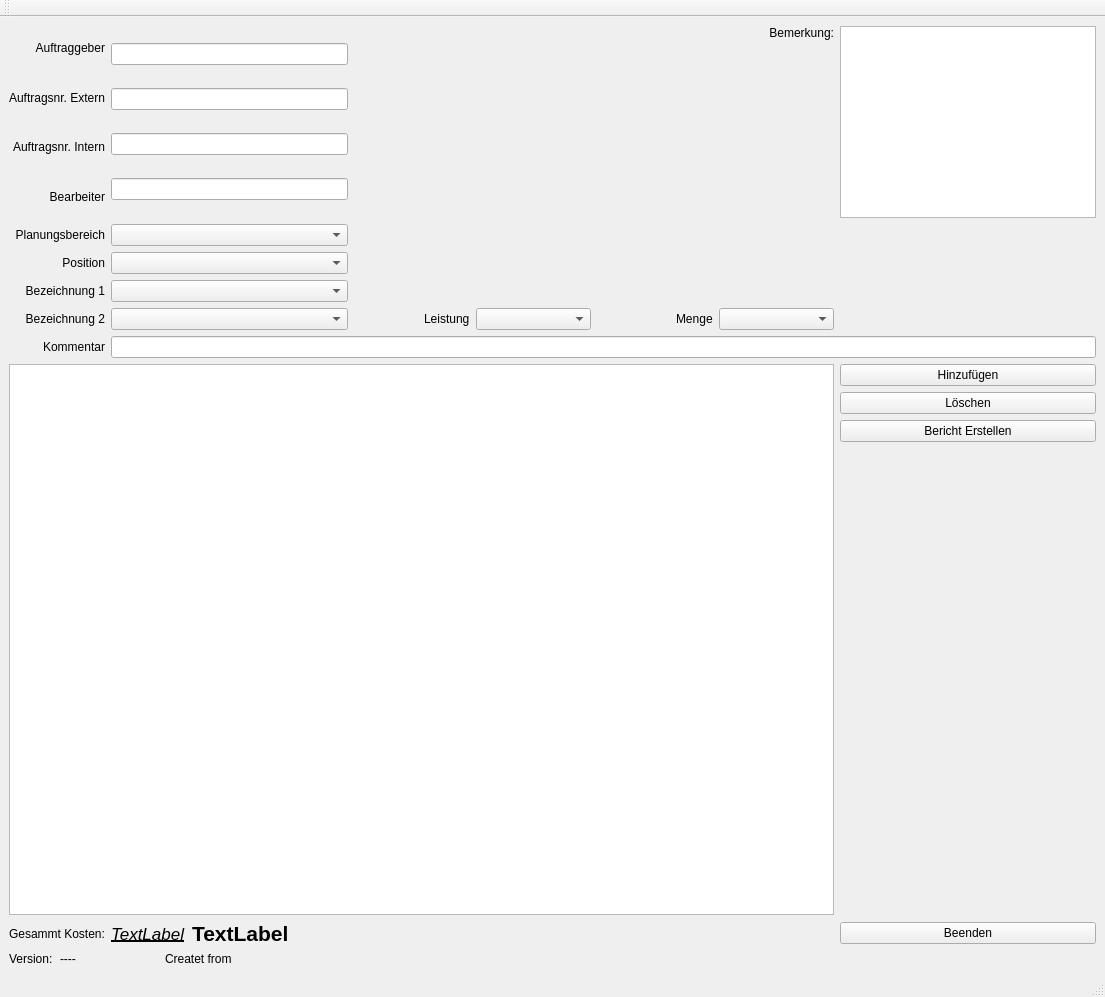
<?xml version="1.0" encoding="UTF-8"?>
<ui version="4.0">
 <class>AWTool</class>
 <widget class="QMainWindow" name="AWTool">
  <property name="geometry">
   <rect>
    <x>0</x>
    <y>0</y>
    <width>1105</width>
    <height>997</height>
   </rect>
  </property>
  <property name="windowTitle">
   <string>MainWindow</string>
  </property>
  <property name="documentMode">
   <bool>false</bool>
  </property>
  <widget class="QWidget" name="centralwidget">
   <layout class="QGridLayout" name="gridLayout">
    <item row="0" column="0">
     <layout class="QGridLayout" name="grid" columnstretch="0,0,0,0,0">
      <property name="sizeConstraint">
       <enum>QLayout::SetNoConstraint</enum>
      </property>
      <item row="0" column="3" alignment="Qt::AlignTop">
       <widget class="QLabel" name="label">
        <property name="text">
         <string>Bemerkung:</string>
        </property>
        <property name="alignment">
         <set>Qt::AlignRight|Qt::AlignTrailing|Qt::AlignVCenter</set>
        </property>
       </widget>
      </item>
      <item row="3" column="1">
       <widget class="QComboBox" name="comboBox_bezeichner1"/>
      </item>
      <item row="2" column="0">
       <widget class="QLabel" name="label_position">
        <property name="text">
         <string>Position</string>
        </property>
        <property name="alignment">
         <set>Qt::AlignRight|Qt::AlignTrailing|Qt::AlignVCenter</set>
        </property>
       </widget>
      </item>
      <item row="0" column="0">
       <layout class="QVBoxLayout" name="verticalLayout_2">
        <item>
         <widget class="QLabel" name="label_Auftraggeber">
          <property name="text">
           <string>Auftraggeber</string>
          </property>
          <property name="alignment">
           <set>Qt::AlignRight|Qt::AlignTrailing|Qt::AlignVCenter</set>
          </property>
         </widget>
        </item>
        <item>
         <widget class="QLabel" name="label_Extern">
          <property name="text">
           <string>Auftragsnr. Extern</string>
          </property>
          <property name="alignment">
           <set>Qt::AlignRight|Qt::AlignTrailing|Qt::AlignVCenter</set>
          </property>
         </widget>
        </item>
        <item>
         <widget class="QLabel" name="label_intern">
          <property name="text">
           <string>Auftragsnr. Intern</string>
          </property>
          <property name="alignment">
           <set>Qt::AlignRight|Qt::AlignTrailing|Qt::AlignVCenter</set>
          </property>
         </widget>
        </item>
        <item>
         <widget class="QLabel" name="label_bearbeiter">
          <property name="text">
           <string>Bearbeiter</string>
          </property>
          <property name="alignment">
           <set>Qt::AlignRight|Qt::AlignTrailing|Qt::AlignVCenter</set>
          </property>
         </widget>
        </item>
       </layout>
      </item>
      <item row="4" column="0">
       <widget class="QLabel" name="label_bezeichner2">
        <property name="text">
         <string>Bezeichnung 2</string>
        </property>
        <property name="alignment">
         <set>Qt::AlignRight|Qt::AlignTrailing|Qt::AlignVCenter</set>
        </property>
       </widget>
      </item>
      <item row="6" column="4">
       <layout class="QVBoxLayout" name="verticalLayout">
        <item>
         <widget class="QPushButton" name="pushButton_hinzufgen">
          <property name="text">
           <string>Hinzufügen</string>
          </property>
         </widget>
        </item>
        <item>
         <widget class="QPushButton" name="pushButton_loeschen">
          <property name="text">
           <string>Löschen</string>
          </property>
         </widget>
        </item>
        <item>
         <widget class="QPushButton" name="pushButton_erstellen">
          <property name="text">
           <string>Bericht Erstellen</string>
          </property>
         </widget>
        </item>
        <item>
         <spacer name="verticalSpacer">
          <property name="orientation">
           <enum>Qt::Vertical</enum>
          </property>
          <property name="sizeHint" stdset="0">
           <size>
            <width>20</width>
            <height>40</height>
           </size>
          </property>
         </spacer>
        </item>
       </layout>
      </item>
      <item row="0" column="1">
       <layout class="QGridLayout" name="gridLayout_2">
        <item row="0" column="0">
         <widget class="QLineEdit" name="lineEdit_Auftraggeber"/>
        </item>
        <item row="1" column="0">
         <widget class="QLineEdit" name="lineEdit_Extern"/>
        </item>
        <item row="2" column="0">
         <widget class="QLineEdit" name="lineEdit_intern"/>
        </item>
        <item row="3" column="0">
         <widget class="QLineEdit" name="lineEdit_bearbeiter"/>
        </item>
       </layout>
      </item>
      <item row="1" column="1">
       <widget class="QComboBox" name="comboBox_bereich"/>
      </item>
      <item row="5" column="1" colspan="4">
       <widget class="QLineEdit" name="lineEdit_kommentar"/>
      </item>
      <item row="7" column="4">
       <spacer name="verticalSpacer_2">
        <property name="orientation">
         <enum>Qt::Vertical</enum>
        </property>
        <property name="sizeHint" stdset="0">
         <size>
          <width>20</width>
          <height>40</height>
         </size>
        </property>
       </spacer>
      </item>
      <item row="4" column="3">
       <layout class="QHBoxLayout" name="horizontalLayout_6">
        <item alignment="Qt::AlignRight">
         <widget class="QLabel" name="label_menge">
          <property name="text">
           <string>Menge</string>
          </property>
         </widget>
        </item>
        <item>
         <widget class="QComboBox" name="comboBox_menge"/>
        </item>
       </layout>
      </item>
      <item row="1" column="0">
       <widget class="QLabel" name="label_bereich">
        <property name="text">
         <string>Planungsbereich</string>
        </property>
        <property name="alignment">
         <set>Qt::AlignRight|Qt::AlignTrailing|Qt::AlignVCenter</set>
        </property>
       </widget>
      </item>
      <item row="9" column="4">
       <widget class="QPushButton" name="pushButton_beenden">
        <property name="text">
         <string>Beenden</string>
        </property>
       </widget>
      </item>
      <item row="4" column="1">
       <widget class="QComboBox" name="comboBox_bezeichner2"/>
      </item>
      <item row="1" column="2">
       <spacer name="horizontalSpacer">
        <property name="orientation">
         <enum>Qt::Horizontal</enum>
        </property>
        <property name="sizeHint" stdset="0">
         <size>
          <width>40</width>
          <height>20</height>
         </size>
        </property>
       </spacer>
      </item>
      <item row="6" column="0" rowspan="3" colspan="4">
       <widget class="QTableWidget" name="tableWidget"/>
      </item>
      <item row="1" column="3">
       <spacer name="horizontalSpacer_2">
        <property name="orientation">
         <enum>Qt::Horizontal</enum>
        </property>
        <property name="sizeHint" stdset="0">
         <size>
          <width>40</width>
          <height>20</height>
         </size>
        </property>
       </spacer>
      </item>
      <item row="2" column="1">
       <widget class="QComboBox" name="comboBox_position">
        <property name="maxVisibleItems">
         <number>10</number>
        </property>
       </widget>
      </item>
      <item row="0" column="4">
       <widget class="QTextBrowser" name="textBrowser"/>
      </item>
      <item row="8" column="4">
       <spacer name="verticalSpacer_3">
        <property name="orientation">
         <enum>Qt::Vertical</enum>
        </property>
        <property name="sizeHint" stdset="0">
         <size>
          <width>20</width>
          <height>40</height>
         </size>
        </property>
       </spacer>
      </item>
      <item row="4" column="2">
       <layout class="QHBoxLayout" name="horizontalLayout_12">
        <item alignment="Qt::AlignRight">
         <widget class="QLabel" name="label_leistung">
          <property name="text">
           <string>Leistung</string>
          </property>
         </widget>
        </item>
        <item>
         <widget class="QComboBox" name="comboBox_Leistung"/>
        </item>
       </layout>
      </item>
      <item row="3" column="0">
       <widget class="QLabel" name="label_bezeichner1">
        <property name="text">
         <string>Bezeichnung 1</string>
        </property>
        <property name="alignment">
         <set>Qt::AlignRight|Qt::AlignTrailing|Qt::AlignVCenter</set>
        </property>
       </widget>
      </item>
      <item row="5" column="0">
       <widget class="QLabel" name="label_4">
        <property name="text">
         <string>Kommentar</string>
        </property>
        <property name="alignment">
         <set>Qt::AlignRight|Qt::AlignTrailing|Qt::AlignVCenter</set>
        </property>
       </widget>
      </item>
      <item row="10" column="0">
       <layout class="QHBoxLayout" name="horizontalLayout">
        <item>
         <widget class="QLabel" name="label_vers">
          <property name="text">
           <string>Version:</string>
          </property>
         </widget>
        </item>
        <item>
         <widget class="QLabel" name="label_version">
          <property name="text">
           <string>----</string>
          </property>
         </widget>
        </item>
       </layout>
      </item>
      <item row="10" column="1">
       <layout class="QHBoxLayout" name="horizontalLayout_2">
        <item alignment="Qt::AlignRight">
         <widget class="QLabel" name="label_2">
          <property name="text">
           <string>Createt from</string>
          </property>
         </widget>
        </item>
        <item>
         <widget class="QLabel" name="label_5">
          <property name="maximumSize">
           <size>
            <width>110</width>
            <height>16</height>
           </size>
          </property>
          <property name="text">
           <string/>
          </property>
          <property name="pixmap">
           <pixmap>images/dj2.png</pixmap>
          </property>
          <property name="scaledContents">
           <bool>true</bool>
          </property>
         </widget>
        </item>
       </layout>
      </item>
      <item row="9" column="0" colspan="4">
       <layout class="QHBoxLayout" name="horizontalLayout_10">
        <item>
         <widget class="QLabel" name="label_Kosten">
          <property name="text">
           <string>Gesammt Kosten:</string>
          </property>
         </widget>
        </item>
        <item>
         <widget class="QLabel" name="label_faktor">
          <property name="font">
           <font>
            <pointsize>13</pointsize>
            <italic>true</italic>
            <bold>false</bold>
            <underline>true</underline>
           </font>
          </property>
          <property name="toolTip">
           <string>&lt;html&gt;&lt;head/&gt;&lt;body&gt;&lt;p&gt;Dieser Wert wird auf die gesammt summe gerechnet&lt;/p&gt;&lt;/body&gt;&lt;/html&gt;</string>
          </property>
          <property name="autoFillBackground">
           <bool>false</bool>
          </property>
          <property name="text">
           <string>TextLabel</string>
          </property>
         </widget>
        </item>
        <item>
         <widget class="QLabel" name="label_sum">
          <property name="font">
           <font>
            <pointsize>16</pointsize>
            <bold>true</bold>
           </font>
          </property>
          <property name="autoFillBackground">
           <bool>false</bool>
          </property>
          <property name="text">
           <string>TextLabel</string>
          </property>
         </widget>
        </item>
        <item>
         <spacer name="horizontalSpacer_3">
          <property name="orientation">
           <enum>Qt::Horizontal</enum>
          </property>
          <property name="sizeHint" stdset="0">
           <size>
            <width>40</width>
            <height>20</height>
           </size>
          </property>
         </spacer>
        </item>
       </layout>
      </item>
     </layout>
    </item>
   </layout>
  </widget>
  <widget class="QToolBar" name="toolBar">
   <property name="windowTitle">
    <string>toolBar</string>
   </property>
   <attribute name="toolBarArea">
    <enum>TopToolBarArea</enum>
   </attribute>
   <attribute name="toolBarBreak">
    <bool>false</bool>
   </attribute>
  </widget>
  <widget class="QStatusBar" name="statusbar"/>
 </widget>
 <tabstops>
  <tabstop>lineEdit_Auftraggeber</tabstop>
  <tabstop>lineEdit_Extern</tabstop>
  <tabstop>lineEdit_intern</tabstop>
  <tabstop>lineEdit_bearbeiter</tabstop>
  <tabstop>comboBox_bezeichner2</tabstop>
  <tabstop>lineEdit_kommentar</tabstop>
  <tabstop>comboBox_Leistung</tabstop>
  <tabstop>pushButton_hinzufgen</tabstop>
  <tabstop>pushButton_loeschen</tabstop>
  <tabstop>pushButton_erstellen</tabstop>
  <tabstop>pushButton_beenden</tabstop>
  <tabstop>tableWidget</tabstop>
  <tabstop>textBrowser</tabstop>
 </tabstops>
 <resources>
  <include location="../../Google Drive/Logo etc/dj2.qrc"/>
 </resources>
 <connections/>
</ui>
